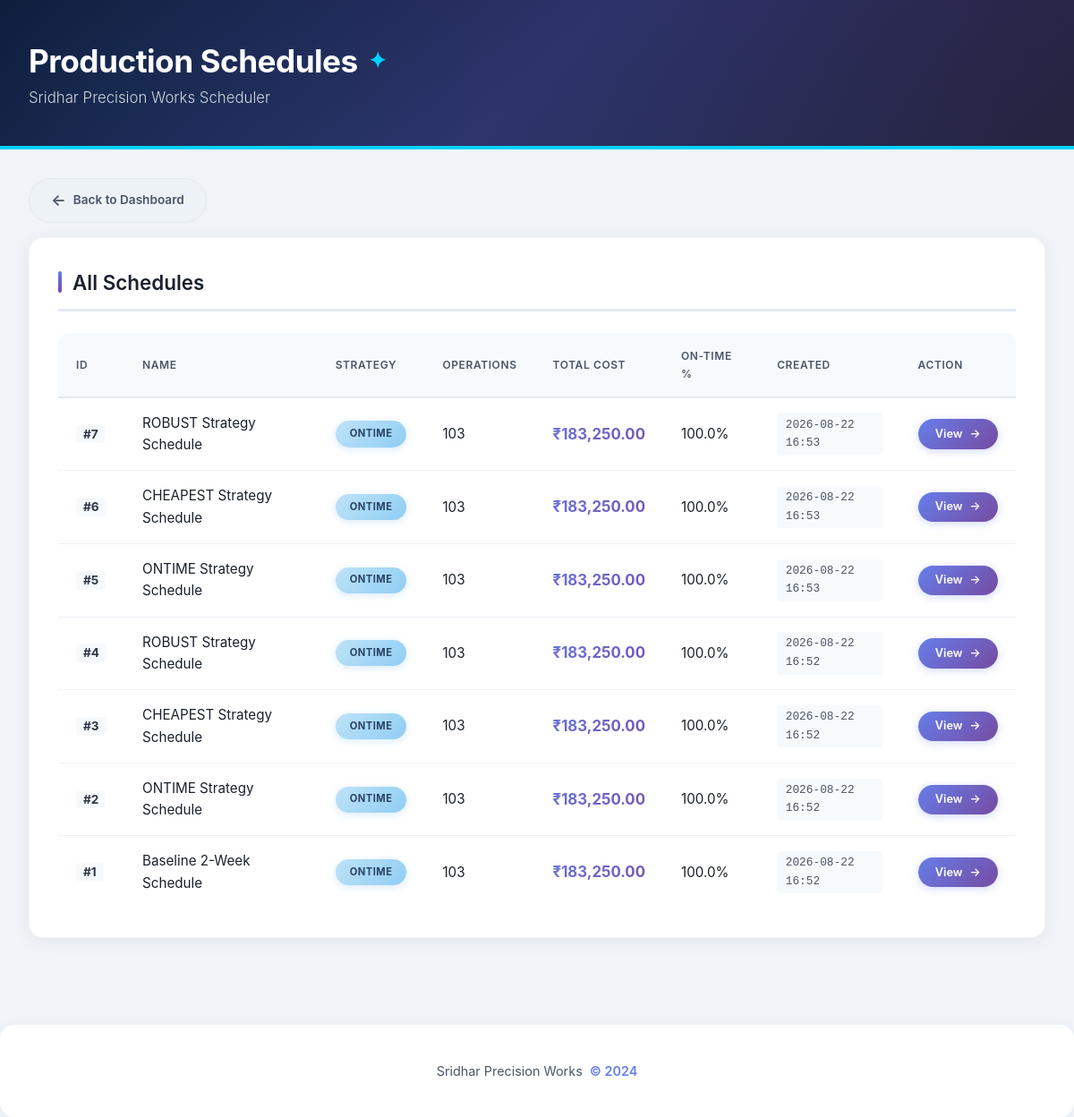
The app's page /schedules/ with its own data.
### scheduler/models.py (models this page shows, shortened)
class Schedule(models.Model):
    STRATEGY_CHOICES = [
        ("CHEAPEST", "Cheapest"),
        ("ONTIME", "Most On-Time"),
        ("ROBUST", "Most Robust"),
    ]
    name = models.CharField(
        max_length=100
    )
    strategy = models.CharField(
        max_length=20,
        choices=STRATEGY_CHOICES
    )
    created_at = models.DateTimeField(
        auto_now_add=True
    )
    overtime_cost = models.DecimalField(
        max_digits=12,
        decimal_places=2,
        default=0
    )
    penalty_cost = models.DecimalField(
        max_digits=12,
        decimal_places=2,
        default=0
    )
    changeover_cost = models.DecimalField(
        max_digits=12,
        decimal_places=2,
        default=0
    )
    generator_cost = models.DecimalField(
        max_digits=12,
        decimal_places=2,
        default=0
    )
    total_cost = models.DecimalField(
        max_digits=12,
        decimal_places=2,
        default=0
    )

### scheduler/views.py (the view)
class ScheduleListView(ListView):
    model = Schedule
    template_name = "scheduler/schedule_list.html"
    context_object_name = "schedules"
    paginate_by = 10
    def get_queryset(self):
        return Schedule.objects.order_by(
            "-created_at"
        )
    def get_context_data(self, **kwargs):
        context = super().get_context_data(**kwargs)
        for schedule in context["schedules"]:
            costs = calculate_total_cost(schedule)
            ontime = calculate_ontime_metrics(schedule)
            schedule.total_cost_display = (
                f"₹{costs['total_cost']:,.2f}"
            )
            schedule.ontime_percent = (
                f"{ontime['on_time_percent']:.1f}%"
            )
        return context

### scheduler/services/cost_calculator.py (called while the page is built, shortened)
def calculate_overtime_cost(schedule):
    overtime_cost = Decimal("0")
    night_shift_cost = Decimal("0")
    for scheduled_op in schedule.scheduled_operations.all():
        duration_hours = (
            Decimal(scheduled_op.end_time.timestamp() -
                    scheduled_op.start_time.timestamp()) / 3600
        )
    return {
        "overtime_cost": overtime_cost,
        "night_shift_cost": night_shift_cost,
        "total": overtime_cost + night_shift_cost,
    }

def calculate_generator_cost(schedule, power_cut_hours=0):
    generator_cost = (
        Decimal(power_cut_hours) *
        GENERATOR_HOURLY_COST
    )
    return {
        "generator_cost": generator_cost,
        "hours": power_cut_hours,
        "total": generator_cost,
    }

### scheduler/templates/scheduler/schedule_list.html (shortened to what this page needs)
{% load static %}
<!DOCTYPE html>
<html lang="en">
    <head>
    </head>
    <body>
        <div class="header">
            <h1>Production Schedules</h1>
            <p>Sridhar Precision Works Scheduler</p>
        </div>
        <div class="container">
            <a href="{% url 'scheduler:dashboard' %}" class="btn btn-back">Back to Dashboard</a>
            <div class="section">
                <h2>All Schedules</h2>
                {% if schedules %}
                <div class="table-wrapper">
                    <table>
                        <thead>
                            <tr>
                                <th>ID</th>
                                <th>Name</th>
                                <th>Strategy</th>
                                <th>Operations</th>
                                <th>Total Cost</th>
                                <th>On-Time %</th>
                                <th>Created</th>
                                <th>Action</th>
                            </tr>
                        </thead>
                        <tbody>
                            {% for schedule in schedules %}
                            <tr>
                                <td><strong>#{{ schedule.id }}</strong></td>
                                <td>{{ schedule.name }}</td>
                                <td>
                                    <span class="strategy-badge strategy-{{ schedule.strategy|lower|default:'unknown' }}">
                                        {{ schedule.strategy|default:"Unknown" }}
                                    </span>
                                </td>
                                <td>{{ schedule.scheduled_operations.count }}</td>
                                <td class="cost-value">{{ schedule.total_cost_display }}</td>
                                <td>{{ schedule.ontime_percent|default:"—" }}</td>
                                <td><span class="timestamp">{{ schedule.created_at|date:"Y-m-d H:i" }}</span></td>
                                <td>
                                    <a href="{% url 'scheduler:schedule_detail' schedule.pk %}" class="btn btn-view">
                                        View
                                    </a>
                                </td>
                            </tr>
                            {% endfor %}
                        </tbody>
                    </table>
                </div>
                {% else %}
                <div class="no-data">
                    No schedules found. Generate one using the management command.
                </div>
                {% endif %}
            </div>
        </div>
        <div class="footer">
            <p>Sridhar Precision Works <span>© 2024</span></p>
        </div>
    </body>
</html>

### scheduler/templates/scheduler/schedule_list.html (style rules this page uses)
* { margin: 0; padding: 0; box-sizing: border-box; }
body { font-family: 'Inter', -apple-system, BlinkMacSystemFont, 'Segoe UI', Roboto, sans-serif; background: #f0f4f8; color: #1a202c; line-height: 1.6; }
.header { background: linear-gradient(135deg, #0f0c29, #302b63, #24243e); color: white; padding: 2.5rem 2rem; position: relative; overflow: hidden; border-bottom: 4px solid #00d2ff; }
.header::before { content: ''; position: absolute; top: -50%; left: -50%; width: 200%; height: 200%; background: radial-gradient(circle at 30% 50%, rgba(0, 210, 255, 0.1) 0%, transparent 60%); animation: shimmer 8s ease-in-out infinite alternate; }
.header h1 { font-size: 2.2rem; font-weight: 700; letter-spacing: -0.5px; position: relative; z-index: 1; display: flex; align-items: center; gap: 0.75rem; }
.header h1::after { content: '✦'; font-size: 1.5rem; color: #00d2ff; animation: pulse 2s ease-in-out infinite; }
.header p { position: relative; z-index: 1; opacity: 0.8; font-weight: 300; font-size: 1.05rem; }
.container { max-width: 1280px; margin: 0 auto; padding: 2rem; }
.section { background: white; border-radius: 16px; padding: 2rem; margin-bottom: 2rem; box-shadow: 0 4px 20px rgba(0, 0, 0, 0.06); border: 1px solid rgba(0, 0, 0, 0.04); transition: transform 0.2s ease, box-shadow 0.3s ease; }
.section h2 { font-size: 1.4rem; font-weight: 600; margin-bottom: 1.5rem; color: #1a202c; display: flex; align-items: center; gap: 0.75rem; border-bottom: none; padding-bottom: 0.75rem; border-bottom: 3px solid #e2e8f0; }
.section h2::before { content: ''; display: inline-block; width: 4px; height: 24px; background: linear-gradient(180deg, #667eea, #764ba2); border-radius: 4px; }
.table-wrapper { overflow-x: auto; -webkit-overflow-scrolling: touch; margin: 0 -0.5rem; padding: 0 0.5rem; border-radius: 12px; }
table { width: 100%; border-collapse: separate; border-spacing: 0; border-radius: 12px; overflow: hidden; min-width: 700px; }
th { background: #f7fafc; padding: 1rem 1.25rem; text-align: left; font-weight: 600; font-size: 0.75rem; text-transform: uppercase; letter-spacing: 0.05em; color: #4a5568; border-bottom: 2px solid #e2e8f0; }
td { padding: 1rem 1.25rem; border-bottom: 1px solid #edf2f7; font-size: 0.95rem; vertical-align: middle; }
tr:last-child td { border-bottom: none; }
.strategy-badge { display: inline-block; padding: 0.35rem 1rem; border-radius: 50px; font-size: 0.7rem; font-weight: 700; text-transform: uppercase; letter-spacing: 0.04em; transition: all 0.3s ease; }
.strategy-ontime { background: linear-gradient(135deg, #bee3f8, #90cdf4); color: #2a4365; box-shadow: 0 2px 8px rgba(66, 153, 225, 0.2); }
.timestamp { font-family: 'JetBrains Mono', 'Courier New', monospace; font-size: 0.8rem; color: #4a5568; font-weight: 500; background: #f7fafc; padding: 0.2rem 0.6rem; border-radius: 4px; display: inline-block; }
.cost-value { font-weight: 700; background: linear-gradient(135deg, #667eea, #764ba2); -webkit-background-clip: text; -webkit-text-fill-color: transparent; background-clip: text; font-size: 1.05rem; }
.btn { padding: 0.6rem 1.5rem; border: none; border-radius: 50px; font-size: 0.85rem; font-weight: 600; cursor: pointer; text-decoration: none; display: inline-flex; align-items: center; gap: 0.5rem; transition: all 0.3s ease; }
.btn-view { background: linear-gradient(135deg, #667eea, #764ba2); color: white; box-shadow: 0 2px 10px rgba(102, 126, 234, 0.3); padding: 0.4rem 1.2rem; font-size: 0.8rem; }
.btn-view::after { content: '→'; transition: transform 0.3s ease; }
.btn-back { background: #edf2f7; color: #4a5568; border: 1px solid #e2e8f0; margin-bottom: 1rem; }
.btn-back::before { content: '←'; font-size: 1.1rem; transition: transform 0.3s ease; }
.footer { text-align: center; padding: 2.5rem 2rem; color: #4a5568; border-top: 1px solid #edf2f7; margin-top: 2rem; font-size: 0.9rem; background: white; border-radius: 16px; box-shadow: 0 4px 20px rgba(0, 0, 0, 0.04); }
.footer p { display: flex; align-items: center; justify-content: center; gap: 0.5rem; flex-wrap: wrap; }
.footer span { color: #667eea; font-weight: 600; }
td strong { color: #2d3748; font-weight: 700; background: #f7fafc; padding: 0.15rem 0.5rem; border-radius: 4px; font-size: 0.85rem; }

### records on screen
Schedule: id "7", name "ROBUST Strategy Schedule", strategy "ONTIME", scheduled_operations.count "103", total_cost_display "₹183,250.00", ontime_percent "100.0%", created_at "2026-08-22 16:53"
Schedule: id "6", name "CHEAPEST Strategy Schedule", strategy "ONTIME", scheduled_operations.count "103", total_cost_display "₹183,250.00", ontime_percent "100.0%", created_at "2026-08-22 16:53"
Schedule: id "5", name "ONTIME Strategy Schedule", strategy "ONTIME", scheduled_operations.count "103", total_cost_display "₹183,250.00", ontime_percent "100.0%", created_at "2026-08-22 16:53"
Schedule: id "4", name "ROBUST Strategy Schedule", strategy "ONTIME", scheduled_operations.count "103", total_cost_display "₹183,250.00", ontime_percent "100.0%", created_at "2026-08-22 16:52"
Schedule: id "3", name "CHEAPEST Strategy Schedule", strategy "ONTIME", scheduled_operations.count "103", total_cost_display "₹183,250.00", ontime_percent "100.0%", created_at "2026-08-22 16:52"
Schedule: id "2", name "ONTIME Strategy Schedule", strategy "ONTIME", scheduled_operations.count "103", total_cost_display "₹183,250.00", ontime_percent "100.0%", created_at "2026-08-22 16:52"
Schedule: id "1", name "Baseline 2-Week Schedule", strategy "ONTIME", scheduled_operations.count "103", total_cost_display "₹183,250.00", ontime_percent "100.0%", created_at "2026-08-22 16:52"
